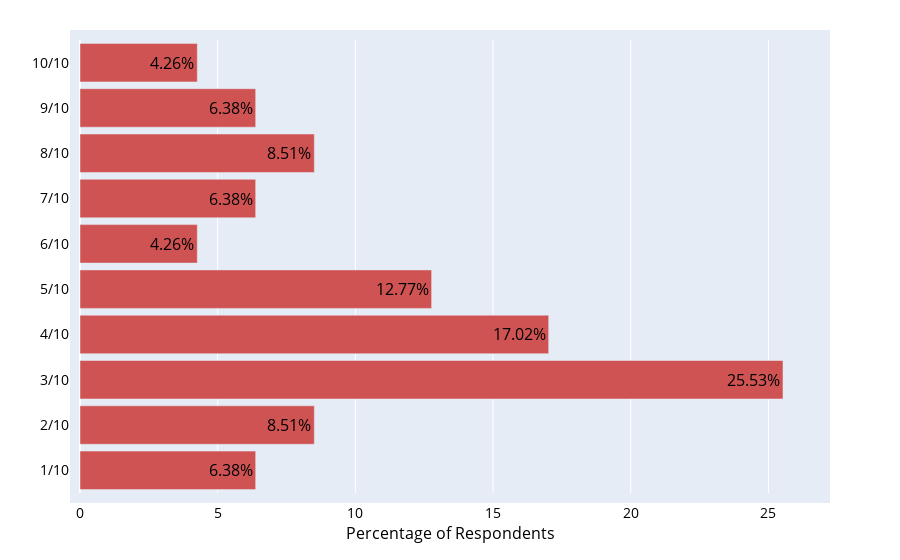

Here is the notebook cell this chart was saved with:
### Markdown cell above
# Slide 4 - How did your level of engagement in course work and group work change compared to an in-person term? (5 being the same)

### Code cell
labels = ['1/10', '2/10', '3/10', '4/10', '5/10', '6/10', '7/10', '8/10', '9/10', '10/10']
values = [6.38, 8.51, 25.53, 17.02, 12.77, 4.26, 6.38, 8.51, 6.38, 4.26]
fig = go.Figure(data=[go.Bar(x=values, 
                             y=labels, 
                             text=values, 
                             marker_color='rgb(208,83,83)',
                             textfont_color='#000000',
                             orientation='h',
                             textfont_size=16
                             )])
fig.update_layout(
    yaxis=dict(
        #categoryorder='total ascending', 
        color='#000000',
        titlefont_size=16,
        tickfont_size=14
    ), 
    xaxis=dict(
        title='Percentage of Respondents',
        color='#000000',
        titlefont_size=16,
        tickfont_size=14
    ),
    bargap=0.15, 
    margin=dict(l=80, r=80, t=40, b=40, pad=10))
fig.update_traces(texttemplate='%{text}%', textposition='inside')
iplot(fig)

fig.write_image("presentationImages/COVID_S4_RateEngagement_MonoColors.png", width=800, height=800)

### Figure 1 — Plotly figure (JSON) as saved in the notebook; plotly's stock layout.template omitted (floating-point values rounded to 4 significant figures)
{"data": [{"marker": {"color": "rgb(208,83,83)"}, "orientation": "h", "text": ["6.38", "8.51", "25.53", "17.02", "12.77", "4.26", "6.38", "8.51", "6.38", "4.26"], "textfont": {"color": "#000000", "size": 16}, "textposition": "inside", "texttemplate": "%{text}%", "type": "bar", "x": [6.38, 8.51, 25.53, 17.02, 12.77, 4.26, 6.38, 8.51, 6.38, 4.26], "y": ["1/10", "2/10", "3/10", "4/10", "5/10", "6/10", "7/10", "8/10", "9/10", "10/10"]}], "layout": {"bargap": 0.15, "margin": {"b": 40, "l": 80, "pad": 10, "r": 80, "t": 40}, "xaxis": {"color": "#000000", "tickfont": {"size": 14}, "title": {"font": {"size": 16}, "text": "Percentage of Respondents"}}, "yaxis": {"color": "#000000", "tickfont": {"size": 14}, "title": {"font": {"size": 16}}}}}
